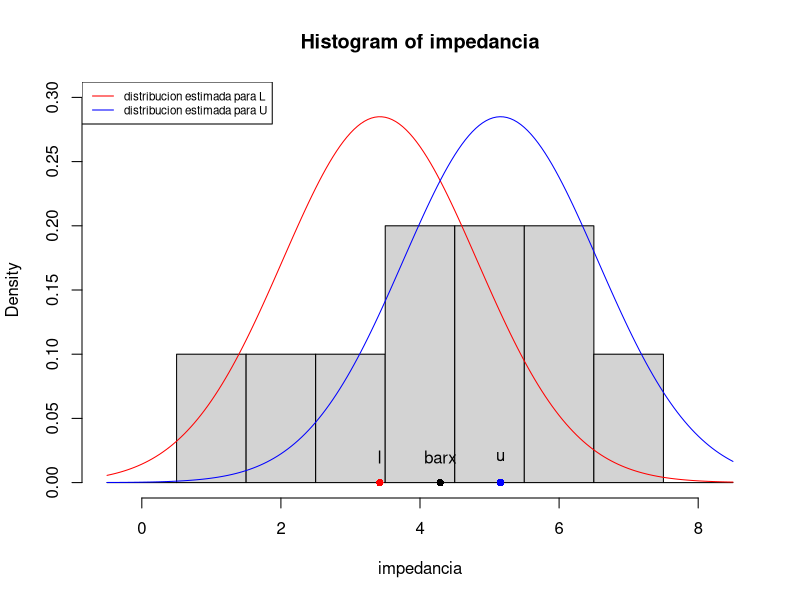
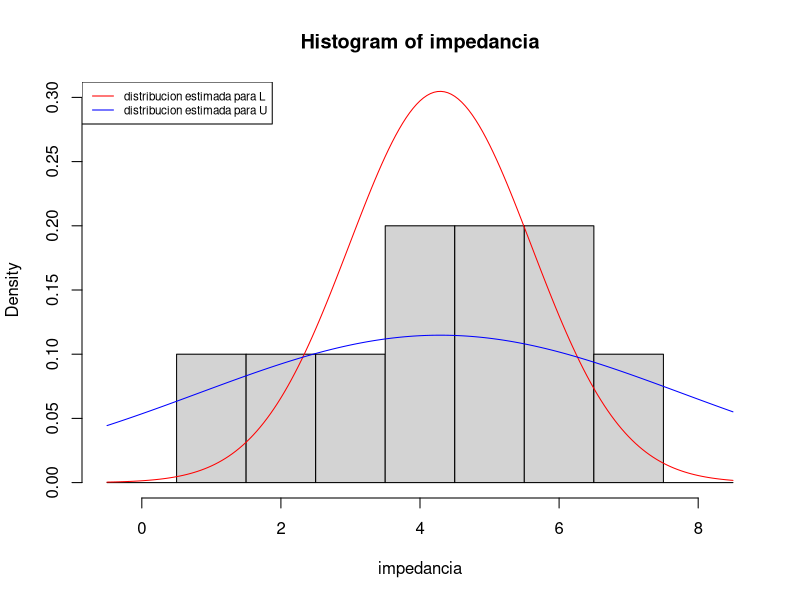

Recreate these plots in R, in order.
## ---- chunk 1
impedancia <- c(3.5, 5.0, 3.7, 2.2, 5.8, 6.9, 3.8, 6.3, 5.0, 0.7)
## ---- chunk 2
barx <- mean(impedancia)
barx
## ---- chunk 3
z0.025 <- qnorm(0.025)
z0.025 
z0.925 <- qnorm(0.925)
z0.925 
## ---- chunk 4
fsup <- 1.959964*1.4/sqrt(10)
fsup
## ---- chunk 5
CI <- c(barx-fsup,barx+fsup)
CI
## ---- chunk 6
#rango de valores observables
x <- seq(-0.5,8.5,0.05)

#histograma de mediciones
hist(impedancia, br=seq(-0.5,8.5), freq=FALSE, col="lightgrey", ylim=c(0, 0.3))

#distribucion para L
lines(x,dnorm(x, mean=CI[1], sd=1.4), col="red")

#distribucion para U
lines(x,dnorm(x, mean=CI[2], sd=1.4), col="blue")

legend("topleft",c("distribucion estimada para L", "distribucion estimada para U"), col=c("red","blue"), lty=1, cex=0.7 )

#xbar
points(barx, 0, pch=16)
text(barx, 0.02, "barx")

#l
points(CI[1], 0, pch=16,col="red")
text(CI[1], 0.02, "l")

#u
points(CI[2], 0, pch=16,col="blue")
text(CI[2], 0.02, "u")
## ---- chunk 7
shapiro.test(impedancia)
## ---- chunk 8
library(TeachingDemos) 
z.test(impedancia, sd=1.4)
## ---- chunk 9
t0.025 <- qt(0.025,df=9)
t0.025
t0.975 <- qt(0.975,df=9)
t0.975
## ---- chunk 10
barx <- mean(impedancia)
barx
s <-sd(impedancia)
s
## ---- chunk 11
fsup <- 2.262157*s/sqrt(10)
fsup
CI <- c(barx-fsup,barx+fsup)
CI
## ---- chunk 12
 t.test(impedancia, conf.level = 0.95)
## ---- chunk 13
s<-sd(impedancia)
s^2
## ---- chunk 14
chi0.025 <- qchisq(0.025, df=9)
chi0.025
chi0.975 <- qchisq(0.975, df=9)
chi0.975
## ---- chunk 15
n <- 10
CI<-c(s^2*(n-1)/chi0.975, s^2*(n-1)/chi0.025)
CI
## ---- chunk 16
sigma.test(impedancia)
## ---- chunk 17
x <- seq(-0.5,8.5,0.05)

hist(impedancia, br=seq(-0.5,8.5), freq=FALSE, col="lightgrey", ylim=c(0, 0.3))

lines(x,dnorm(x, mean=barx, sd=sqrt(CI[1])), col="red")
lines(x,dnorm(x, mean=barx, sd=sqrt(CI[2])),col="blue")

legend("topleft",c("distribucion estimada para L", "distribucion estimada para U"), col=c("red","blue"), lty=1, cex=0.7 )
